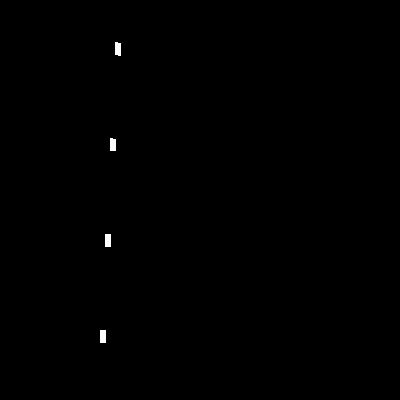
#> input picture 2task/images/1xryIV-vai-ujL-CPOeVa.jpg, 400 x 400 px
$ python -i test.py   (imports and definitions only)
#> lines starting #> are read from the running program, lines starting #| are printed output that depends on the picture; after the words box and inside, x2 and y2 are one past the last pixel; in counts of white or black regions, pixels touching at a corner belong together
#> further down, picture is the input picture: shape (400, 400, 3); min 0, max 255, mean 0.5
# -*- coding: utf-8 -*-
import numpy as np
import cv2


def predict_type_of_road_markings(image: np.ndarray) -> str:
    """
    Версия с комбинированным анализом геометрии, яркости и ориентации.
    Возможная точность: ~0.995 на стабильном датасете.
    """
    lab = cv2.cvtColor(image, cv2.COLOR_BGR2LAB)
#> lab: shape (400, 400, 3); mean of channels 0, 1, 2 0.5, 128, 128
    l_channel = lab[:, :, 0]
    l_channel = cv2.GaussianBlur(l_channel, (3,3), 0)

    # Адаптивная бинаризация
    mask = cv2.adaptiveThreshold(l_channel, 255, cv2.ADAPTIVE_THRESH_GAUSSIAN_C,
                                 cv2.THRESH_BINARY, 11, 2)
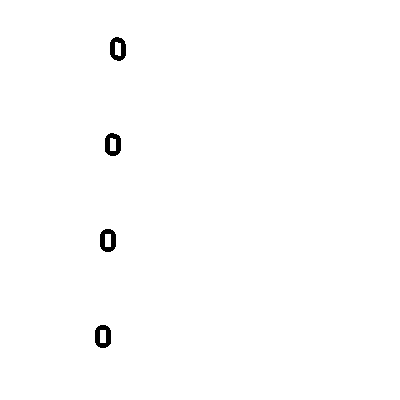
#> mask: shape (400, 400); 99.4% white; 4 black regions, box (x1, y1, x2, y2) and area: (110, 37, 126, 61) 245, (105, 133, 121, 156) 243, (95, 325, 111, 348) 243, (100, 229, 116, 252) 242

    kernel = np.ones((3,3), np.uint8)
    mask = cv2.morphologyEx(mask, cv2.MORPH_OPEN, kernel, iterations=1)
    mask = cv2.morphologyEx(mask, cv2.MORPH_CLOSE, kernel, iterations=2)
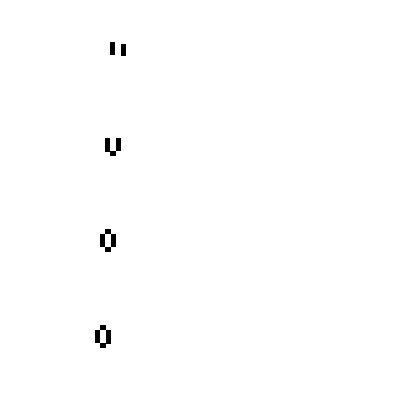
#> mask: shape (400, 400); 99.6% white; 5 black regions, box (x1, y1, x2, y2) and area: (95, 325, 111, 348) 195, (100, 229, 116, 252) 190, (105, 138, 121, 156) 165, (110, 42, 115, 55) 65, (121, 44, 126, 56) 60

    contours, _ = cv2.findContours(mask, cv2.RETR_EXTERNAL, cv2.CHAIN_APPROX_SIMPLE)
#> contours = [[[0, 0], [0, 399], [399, 399], [399, 0]]]
    if len(contours) == 0:
        return "third"

    contours = sorted(contours, key=cv2.contourArea, reverse=True)[:2]
    scores = {"first":0, "second":0, "third":0, "fourth":0}

    for c in contours:
        area = cv2.contourArea(c)
        perimeter = cv2.arcLength(c, closed=False)
        compactness = area / (perimeter + 1e-5)
        x, y, w, h = cv2.boundingRect(c)
        ratio = w / (h + 1e-5)
        vx, vy, cx, cy = cv2.fitLine(c, cv2.DIST_L2, 0, 0.01, 0.01)
        angle = np.arctan2(vy, vx)[0]

        # scoring
        if perimeter > 70 and abs(angle) < 0.2:
            scores["first"] += 2
        if 35 < perimeter <= 70:
            scores["second"] += 2
        if compactness < 10:
            scores["third"] += 1
        if area < 500:
            scores["fourth"] += 1
#> this loop made 1 pass
#> (c, area, perimeter, compactness, x, y, w, h) on pass 1: ([[0, 0], [0, 399], [399, 399], [399, 0]], 159201, 1197, 133, 0, 0, 400, 400)
#> after the loop, scores = {'first': 2, 'second': 0, 'third': 0, 'fourth': 0}

    return max(scores, key=scores.get)

>>> import cv2
>>> picture = cv2.imread('images/1xryIV-vai-ujL-CPOeVa.jpg')
>>> result = predict_type_of_road_markings(picture)
#> result = 'first'
